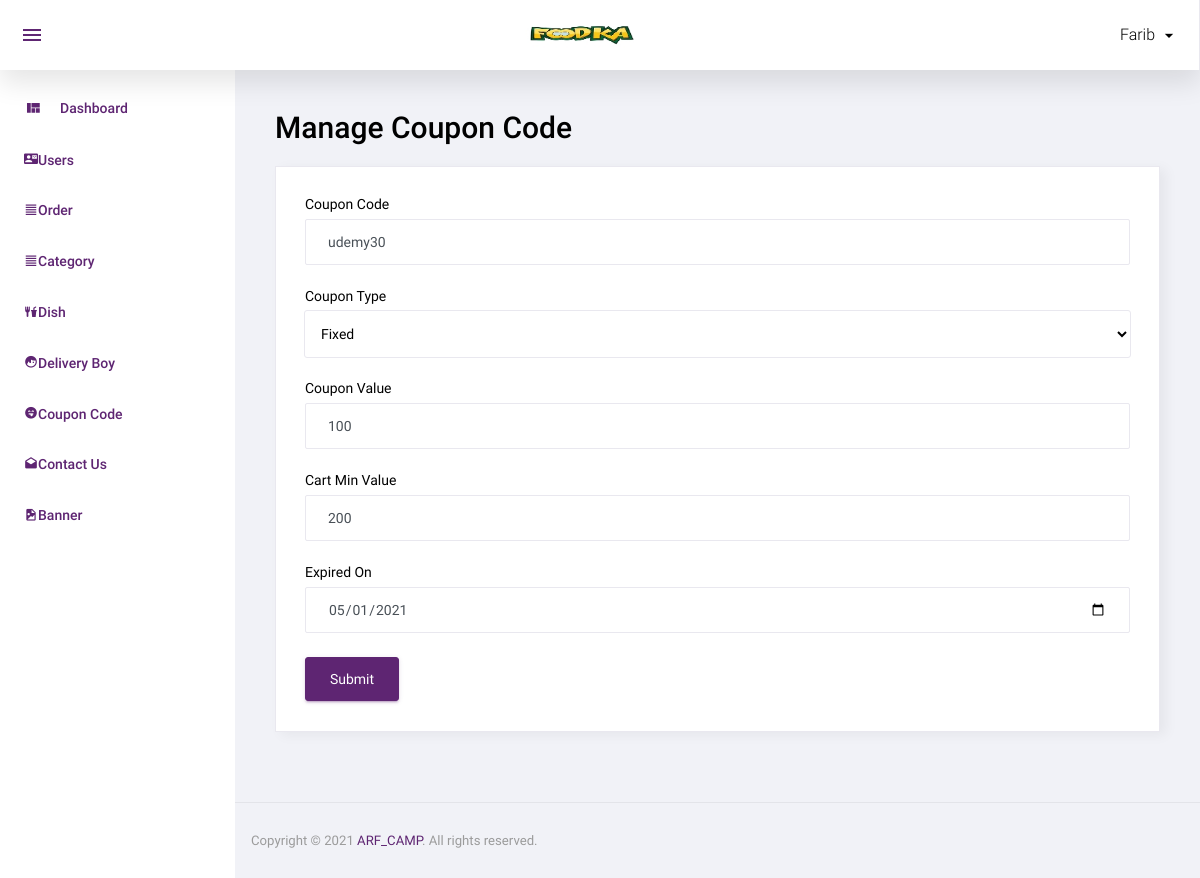
Page /admin/manage_coupon_code.php?id=1 (signed in) on the earlier database version.
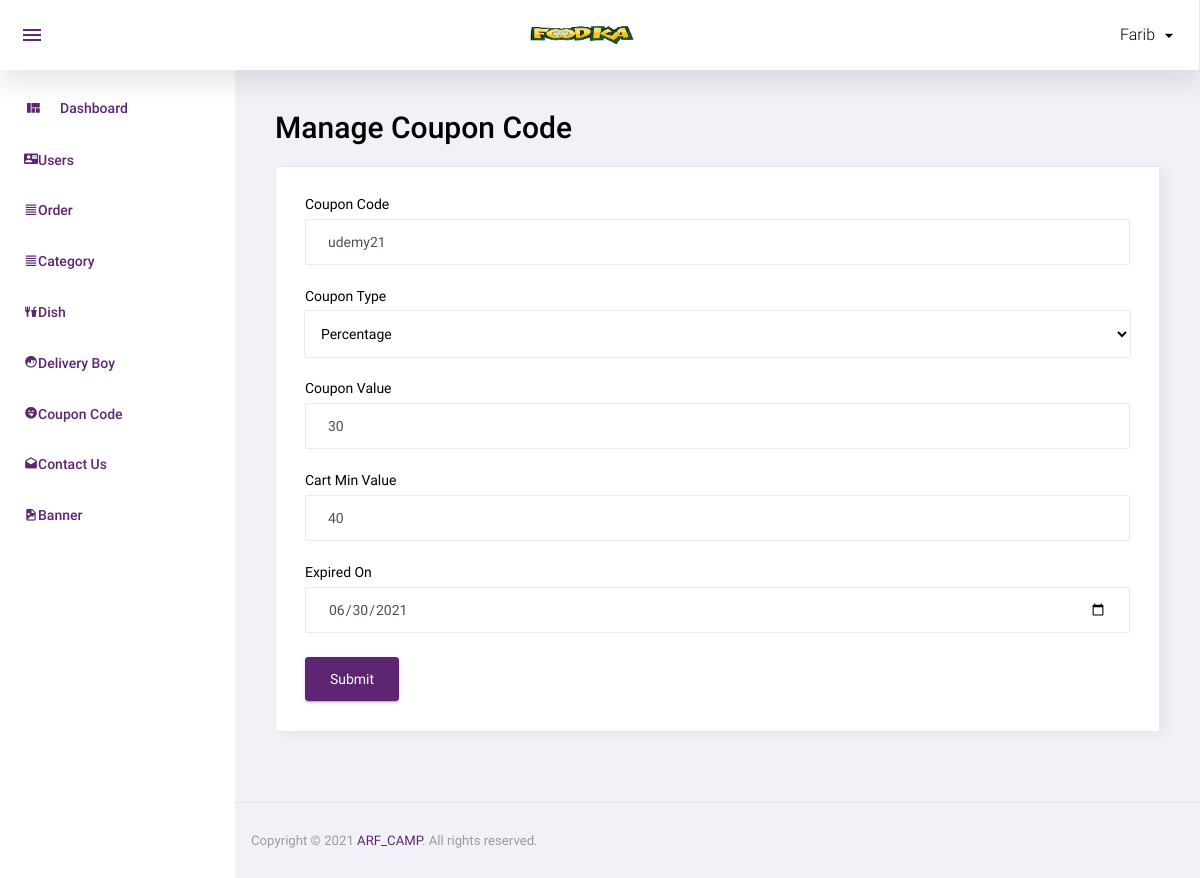
Same page on the later database version.
### tables this page shows
CREATE TABLE `coupon_code` (
  `id` int(11) NOT NULL,
  `coupon_code` varchar(20) NOT NULL,
  `coupon_type` enum('P','F') NOT NULL,
  `coupon_value` int(11) NOT NULL,
  `cart_min_value` int(11) NOT NULL,
  `expired_on` date NOT NULL,
  `status` int(11) NOT NULL,
  `added_on` datetime NOT NULL
);

### function.inc.php (called while the page is built, shortened)
<?php
function get_safe_value($str){
	global $con;
	$str=mysqli_real_escape_string($con,$str);
	return $str;
}
	?>

### admin/manage_coupon_code.php (the view, shortened to what this page needs)
<?php
include('top.php');
$coupon_code="";
$coupon_type="";
$coupon_value="";
$cart_min_value="";
$expired_on="";
if(isset($_GET['id']) && $_GET['id']>0){
	$id=get_safe_value($_GET['id']);
	$row=mysqli_fetch_assoc(mysqli_query($con,"select * from coupon_code where id='$id'"));
	$coupon_code=$row['coupon_code'];
	$coupon_type=$row['coupon_type'];
	$coupon_value=$row['coupon_value'];
	$cart_min_value=$row['cart_min_value'];
	$expired_on=$row['expired_on'];
}
?>
<div class="row">
			<h1 class="grid_title ml10 ml15">Manage Coupon Code</h1>
            <div class="col-12 grid-margin stretch-card">
              <div class="card">
                <div class="card-body">
                  <form class="forms-sample" method="post">
                    <div class="form-group">
                      <label for="exampleInputName1">Coupon Code</label>
                      <input type="text" class="form-control" placeholder="Coupon Code" name="coupon_code" required value="<?php echo $coupon_code?>">
                    </div>
					<div class="form-group">
                      <label for="exampleInputName1">Coupon Type</label>
                      <select name="coupon_type" required class="form-control">
						<?php
						$arr=array('P'=>'Percentage','F'=>'Fixed');
						foreach($arr as $key=>$val){
							if($key==$coupon_type){
								echo "<option value='".$key."' selected>".$val."</option>";
							}else{
								echo "<option value='".$key."'>".$val."</option>";
							}
						}
						?>
					  </select>
                    </div>
                    <div class="form-group">
                      <label for="exampleInputEmail3" required>Coupon Value</label>
                      <input type="textbox" class="form-control" placeholder="Coupon Value" name="coupon_value"  value="<?php echo $coupon_value?>">
                    </div>
					<div class="form-group">
                      <label for="exampleInputEmail3" required>Cart Min Value</label>
                      <input type="textbox" class="form-control" placeholder="Cart Min Value" name="cart_min_value"  value="<?php echo $cart_min_value?>">
                    </div>
					<div class="form-group">
                      <label for="exampleInputEmail3">Expired On</label>
                      <input type="date" class="form-control" placeholder="Expired On" name="expired_on"  value="<?php echo $expired_on?>">
                    </div>
                    <button type="submit" class="btn btn-primary mr-2" name="submit">Submit</button>
                  </form>
                </div>
              </div>
            </div>
		 </div>
<?php include('footer.php');?>

Differences in the rows shown:
changed coupon_code: coupon_code "udemy30" → "udemy21"; coupon_type "Fixed" → "Percentage"; coupon_value "100" → "30"; cart_min_value "200" → "40"; expired_on "05/01/2021" → "06/30/2021"
